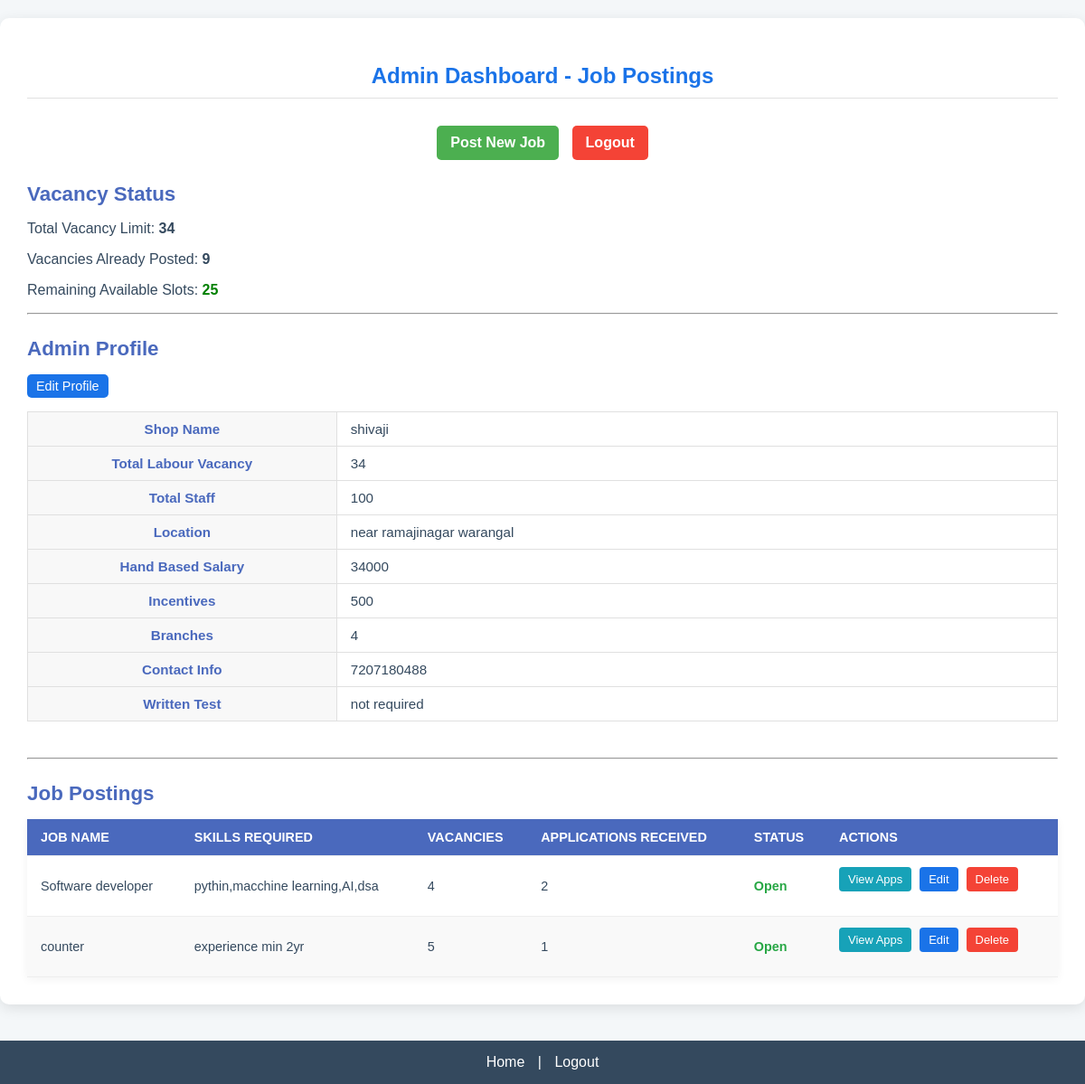
The app's page /admin_dashboard (signed in), older data.
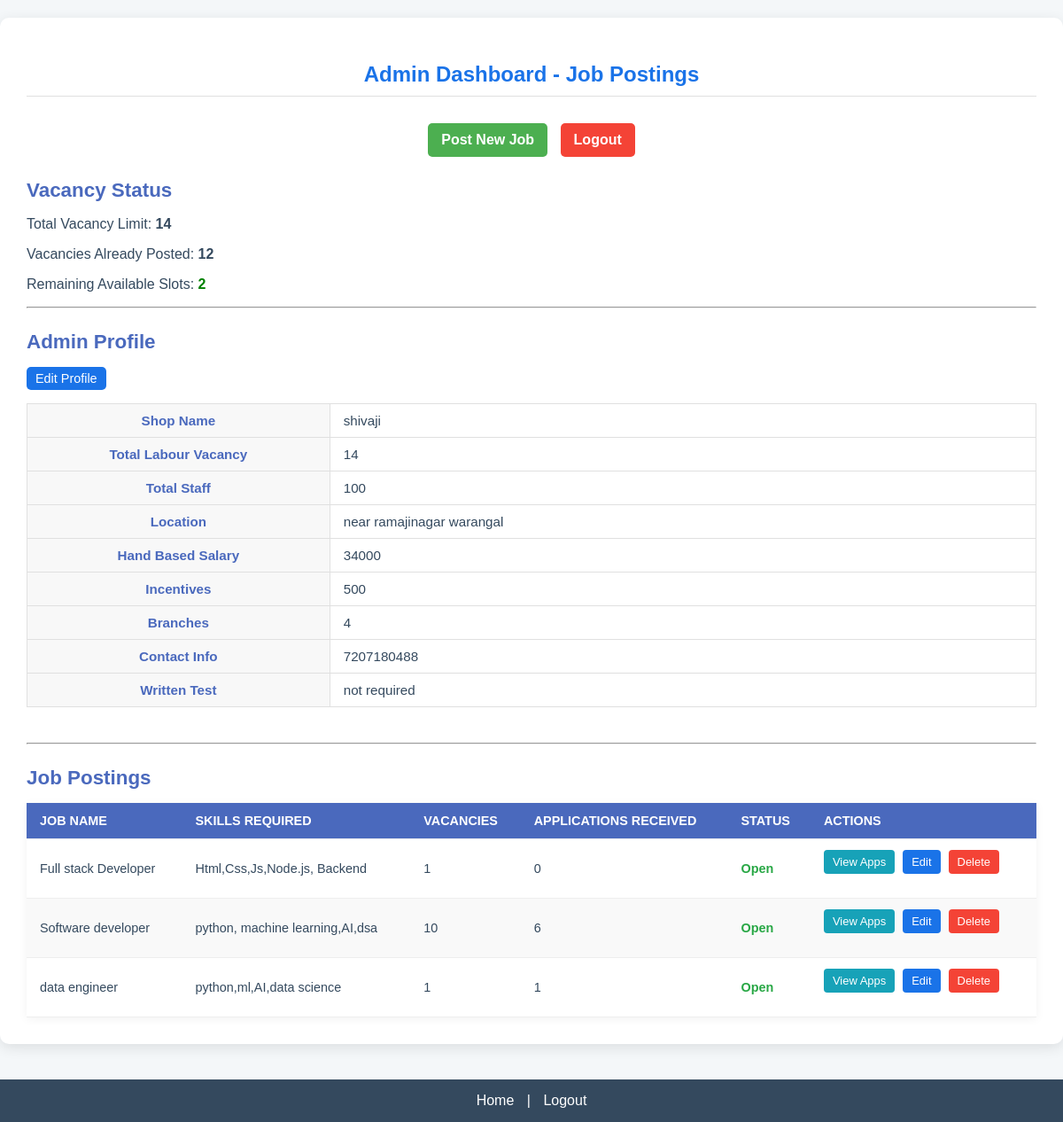
The same page, newer data.
### tables this page shows
CREATE TABLE admin_profiles (
            username TEXT PRIMARY KEY,
            shop_name TEXT,
            total_labour_vacancy INTEGER,
            total_staff INTEGER,
            location TEXT,
            hand_based_salary TEXT,
            incentives TEXT,
            branches TEXT,
            contact_info TEXT,
            written_test TEXT,
            FOREIGN KEY(username) REFERENCES users(username)
        );

CREATE TABLE career_options (
            id INTEGER PRIMARY KEY AUTOINCREMENT,
            name TEXT NOT NULL,
            description TEXT NOT NULL,
            learn_more TEXT NOT NULL,
            skills_required TEXT,
            application_form_url TEXT,
            is_vacant INTEGER DEFAULT 1,
            total_labour_vacancy INTEGER DEFAULT 0,
            posted_by TEXT,
            posted_date DATETIME DEFAULT CURRENT_TIMESTAMP
        );

### app.py (the view)
@app.route("/admin_dashboard")
@admin_required
def admin_dashboard():
    db = get_db()
    username = current_user.username
    vacancy_status = get_vacancy_status(username)
    query = """
        SELECT c.*, COUNT(a.id) AS applications_received
        FROM career_options c
        LEFT JOIN applications a ON c.id = a.job_id
        WHERE c.posted_by = ?
        GROUP BY c.id
        ORDER BY c.name
    """
    profile = db.execute("SELECT * FROM admin_profiles WHERE username = ?", (username,)).fetchone()
    jobs = db.execute(query, (username,)).fetchall()
    return render_template(
        "admin_dashboard.html",
        profile=profile,
        jobs=jobs,
        vacancy_status=vacancy_status
    )

### app.py (called while the page is built)
def get_db():
    db = getattr(g, '_database', None)
    if db is None:
        db = g._database = sqlite3.connect(DATABASE)
    db.row_factory = sqlite3.Row
    return db

@app.teardown_appcontext
def close_connection(exception):
    db = getattr(g, '_database', None)
    if db:
        db.close()

@login_manager.user_loader
def load_user(user_id):
    return User.get(user_id)

def admin_required(f):
    @wraps(f)
    def decorated_function(*args, **kwargs):
        if not current_user.is_authenticated or current_user.role != 'admin':
            flash("Admin access required.", "error")
            return redirect(url_for('login'))
        return f(*args, **kwargs)
    return decorated_function

### templates/admin_dashboard.html (shortened to what the changed rows need)
<!DOCTYPE html>
<html lang="en">
<head>
    <link rel="stylesheet" href="{{ url_for('static', filename='admin_dashboard.css') }}">
    <link rel="stylesheet" href="https://cdnjs.cloudflare.com/ajax/libs/font-awesome/6.0.0/css/all.min.css">
</head>
<body>
    <div class="container">
        <h2>Admin Dashboard - Job Postings</h2>
        <p>Total Vacancy Limit: <strong>{{ vacancy_status.limit }}</strong></p>
        <p>Vacancies Already Posted: <strong>{{ vacancy_status.posted }}</strong></p>
        <p>Remaining Available Slots:
            <strong
                {% if not vacancy_status.can_post %}
                    style="color: red;"
                {% else %}
                    style="color: green;"
                {% endif %}
            >
                {{ vacancy_status.remaining_post_capacity }}
            </strong>
        </p>
        <section class="admin-profile-section">
            {% if profile %}
                <table class="profile-table">
                    <tr><th>Shop Name</th><td>{{ profile.shop_name or 'N/A' }}</td></tr>
                    <tr><th>Total Labour Vacancy</th><td>{{ profile.total_labour_vacancy or 'N/A' }}</td></tr>
                    <tr><th>Total Staff</th><td>{{ profile.total_staff or 'N/A' }}</td></tr>
                    <tr><th>Location</th><td>{{ profile.location or 'N/A' }}</td></tr>
                    <tr><th>Hand Based Salary</th><td>{{ profile.hand_based_salary or 'N/A' }}</td></tr>
                    <tr><th>Incentives</th><td>{{ profile.incentives or 'N/A' }}</td></tr>
                    <tr><th>Branches</th><td>{{ profile.branches or 'N/A' }}</td></tr>
                    <tr><th>Contact Info</th><td>{{ profile.contact_info or 'N/A' }}</td></tr>
                    <tr><th>Written Test</th><td>{{ profile.written_test or 'N/A' }}</td></tr>
                </table>
            {% else %}
                <p>No admin profile data found. Please complete your profile.</p>
            {% endif %}
        </section>
        <section class="job-postings-section">
            <table class="job-table">
                <thead>
                    <tr>
                        <th>Job Name</th>
                        <th>Skills Required</th>
                        <th>Vacancies</th>
                        <th>Applications Received</th>
                        <th>Status</th>
                        <th>Actions</th>
                    </tr>
                </thead>
                <tbody>
                    {% for job in jobs %}
                    <tr>
                        <td data-label="Job Name">{{ job['name'] }}</td>
                        <td data-label="Skills">{{ job['skills_required'] or 'N/A' }}</td>
                        <td data-label="Vacancies">{{ job.total_labour_vacancy or 'N/A' }}</td>
                        <td data-label="Apps Received">
                            <span class="app-count">{{ job['applications_received'] }}</span>
                        </td>
                        <td data-label="Status" class="{{ 'status-open' if job['is_vacant'] else 'status-closed' }}">
                            {{ 'Open' if job['is_vacant'] else 'Closed' }}
                        </td>
                        <td data-label="Actions" class="action-links">
                            <a href="{{ url_for('view_applications', job_id=job['id']) }}" class="btn-view">View Apps</a>
                            <a href="{{ url_for('edit_job_post', job_id=job['id']) }}" class="btn-edit">Edit</a>
                            <a href="{{ url_for('delete_job', job_id=job.id) }}"
                               class="btn-delete"
                               onclick="return confirm('Are you sure you want to permanently delete the job: {{ job.name }}?');">
                                 Delete
                            </a>
                        </td>
                    </tr>
                    {% else %}
                    <tr>
                        <td colspan="6">No job postings found. Click "Post New Job" above to get started.</td>
                    </tr>
                    {% endfor %}
                </tbody>
            </table>
        </section>
    </div>
</body>
</html>

Row changes from the older to the newer data that the page shows:
removed career_options: name "counter", skills_required "experience min 2yr", total_labour_vacancy "5", applications_received "1", is_vacant "Open"
changed admin_profiles "shivaji": total_labour_vacancy "34" → "14"
added career_options: name "Full stack Developer", skills_required "Html,Css,Js,Node.js, Backend", total_labour_vacancy "1", applications_received "0", is_vacant "Open"
changed career_options "Software developer": skills_required "pythin,macchine learning,AI,dsa" → "python, machine learning,AI,dsa"; total_labour_vacancy "4" → "10"; applications_received "2" → "6"
added career_options: name "data engineer", skills_required "python,ml,AI,data science", total_labour_vacancy "1", applications_received "1", is_vacant "Open"
Text that changed along with them:
{{ vacancy_status.limit }}: "34" → "14"
{{ vacancy_status.posted }}: "9" → "12"
{{ vacancy_status.remaining_post_capacity }}: "25" → "2"
